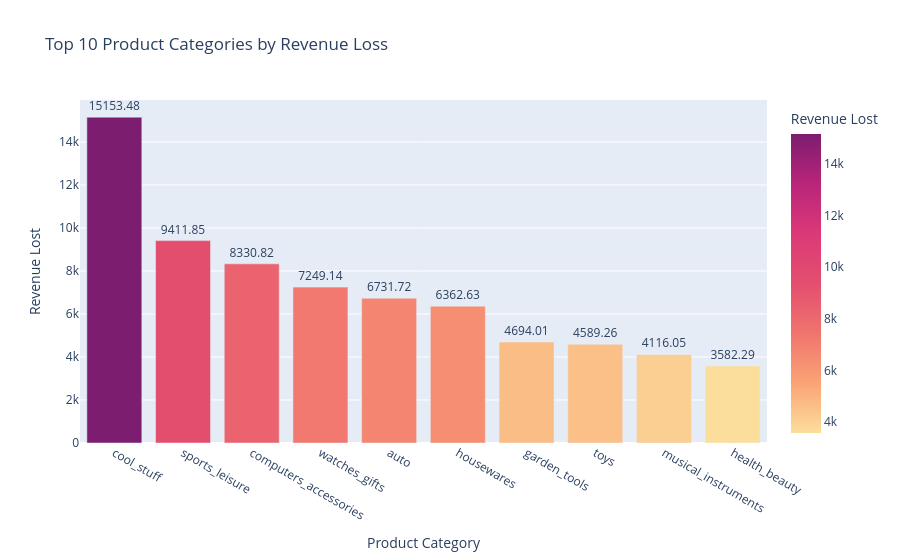

Notebook source saved alongside this figure:
### Markdown cell above
#### Generate the summary for the `Category-Level Revenue Leakage` section:

### Code cell
revenue_leakage_summary.category_level_revenue_leakage_summary(revenue_lost_per_prodct_cat,
                                                              prod_cat_w_max_amount, prod_cat_w_min_amount,
                                                            cancelled_orders, revenue_leakage_percentage, 
                                                               cancelled_orders_with_items_val,
                                                              cancelled_orders_without_items_val, fig)

### Figure 1 — Plotly figure (JSON) as saved in the notebook; plotly's stock layout.template omitted (floating-point values rounded to 4 significant figures)
{"data": [{"hovertemplate": "Product Category=%{x}<br>Revenue Lost=%{marker.color}<extra></extra>", "legendgroup": "", "marker": {"color": [15150.0, 9412.0, 8331.0, 7249.0, 6732.0, 6363.0, 4694.0, 4589.0, 4116.0, 3582.0], "coloraxis": "coloraxis", "pattern": {"shape": ""}}, "name": "", "orientation": "v", "showlegend": false, "text": [15150.0, 9412.0, 8331.0, 7249.0, 6732.0, 6363.0, 4694.0, 4589.0, 4116.0, 3582.0], "textposition": "outside", "texttemplate": "%{text:.2f}", "type": "bar", "x": ["cool_stuff", "sports_leisure", "computers_accessories", "watches_gifts", "auto", "housewares", "garden_tools", "toys", "musical_instruments", "health_beauty"], "xaxis": "x", "y": [15150.0, 9412.0, 8331.0, 7249.0, 6732.0, 6363.0, 4694.0, 4589.0, 4116.0, 3582.0], "yaxis": "y"}], "layout": {"barmode": "relative", "coloraxis": {"colorbar": {"title": {"text": "Revenue Lost"}}, "colorscale": [[0, "rgb(252, 222, 156)"], [0.1667, "rgb(250, 164, 118)"], [0.3333, "rgb(240, 116, 110)"], [0.5, "rgb(227, 79, 111)"], [0.6667, "rgb(220, 57, 119)"], [0.8333, "rgb(185, 37, 122)"], [1, "rgb(124, 29, 111)"]]}, "legend": {"tracegroupgap": 0}, "title": {"text": "Top 10 Product Categories by Revenue Loss"}, "xaxis": {"anchor": "y", "domain": [0, 1], "title": {"text": "Product Category"}}, "yaxis": {"anchor": "x", "domain": [0, 1], "title": {"text": "Revenue Lost"}}}}
